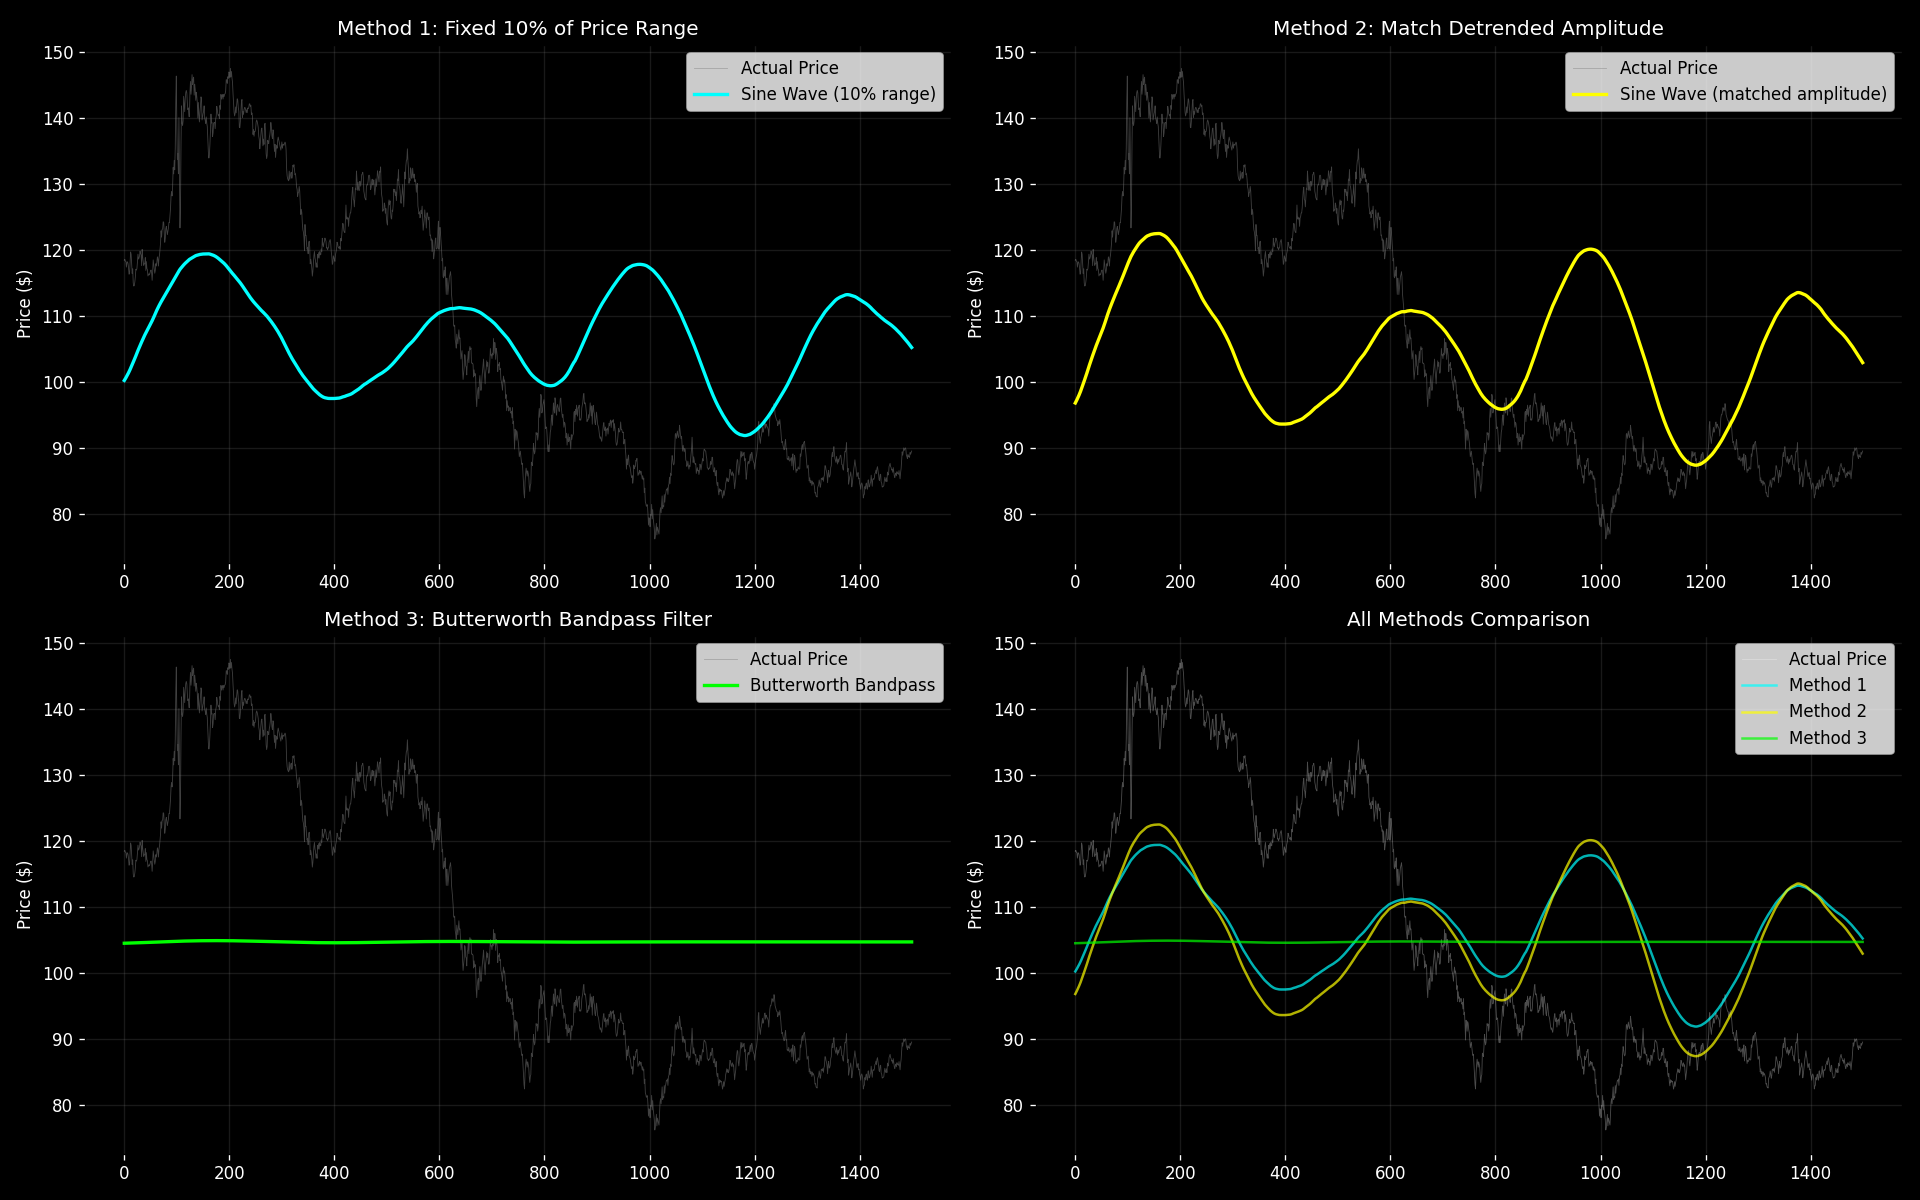

This chart was generated by the following Python code:
#!/usr/bin/env python3
"""
Test hypothesis: Maybe the scaling factor should match the actual cycle amplitude
in the detrended price data, not just be a fixed percentage of price range.

SIGMA-L might be:
1. Extract bandpass from detrended log prices (gives us the cycle component)
2. Scale this bandpass to match the amplitude of cycles in the ACTUAL log prices
3. Add back to price mean to overlay on chart

This way, the sine wave amplitude naturally matches the price swing amplitude.
"""

import sys
sys.path.append('..')
sys.path.append('../..')

import numpy as np
import matplotlib.pyplot as plt
from scipy import signal
from wavelet_bandpass import compute_wavelet_coefficients
from data_manager import DataManager

# Load TLT data
dm = DataManager('TLT')
prices, price_df = dm.get_data()

print(f"\nLoaded {len(prices)} TLT prices")

# Use last 1500 points for better visualization
recent_prices = prices[-1500:]
wavelength = 470

print(f"\n{'='*60}")
print(f"Testing wavelength: {wavelength}d")
print(f"{'='*60}")

# Standard approach: log + detrend
log_prices = np.log(recent_prices)
x = np.arange(len(log_prices))
coeffs_poly = np.polyfit(x, log_prices, 1)
trend = np.polyval(coeffs_poly, x)
detrended = log_prices - trend

# Get wavelet bandpass
complex_coeffs, _ = compute_wavelet_coefficients(detrended, wavelength, 0.10)
bandpass_normalized = np.real(complex_coeffs)

# Normalize to ±1
if np.std(bandpass_normalized) > 0:
    bandpass_normalized = bandpass_normalized / np.std(bandpass_normalized)

print(f"\nBandpass (normalized):")
print(f"  Mean: {np.mean(bandpass_normalized):.6f}")
print(f"  Std:  {np.std(bandpass_normalized):.6f}")
print(f"  Min:  {np.min(bandpass_normalized):.6f}")
print(f"  Max:  {np.max(bandpass_normalized):.6f}")

# METHOD 1: Current approach - fixed % of price range
price_mean = np.mean(recent_prices)
price_range = np.max(recent_prices) - np.min(recent_prices)
scaled_bandpass_method1 = bandpass_normalized * (price_range * 0.10) + price_mean

print(f"\nMethod 1 (10% of price range):")
print(f"  Scale factor: {price_range * 0.10:.4f}")
print(f"  Min: ${np.min(scaled_bandpass_method1):.2f}")
print(f"  Max: ${np.max(scaled_bandpass_method1):.2f}")
print(f"  Range: ${np.max(scaled_bandpass_method1) - np.min(scaled_bandpass_method1):.2f}")

# METHOD 2: Match amplitude to actual detrended price oscillations
# Measure the amplitude of oscillations in detrended log prices
detrended_amplitude = np.std(detrended)
scaled_bandpass_method2 = bandpass_normalized * detrended_amplitude

# Convert back to price space: exp(log_price + bandpass) ≈ price * exp(bandpass)
# For small bandpass: price * (1 + bandpass)
# Better approach: add to log prices then exp
log_with_bandpass = np.mean(log_prices) + scaled_bandpass_method2
prices_method2 = np.exp(log_with_bandpass)

print(f"\nMethod 2 (match detrended amplitude):")
print(f"  Detrended amplitude: {detrended_amplitude:.6f}")
print(f"  Min: ${np.min(prices_method2):.2f}")
print(f"  Max: ${np.max(prices_method2):.2f}")
print(f"  Range: ${np.max(prices_method2) - np.min(prices_method2):.2f}")

# METHOD 3: Bandpass filter the log prices directly to see natural amplitude
# Use a proper bandpass filter on log prices
nyquist = 0.5  # samples per day
low = 1.0 / (wavelength * 1.1)  # 10% bandwidth
high = 1.0 / (wavelength * 0.9)
sos = signal.butter(4, [low, high], 'bandpass', fs=1.0, output='sos')
filtered_log = signal.sosfiltfilt(sos, log_prices)
prices_method3 = np.exp(filtered_log + np.mean(log_prices))

print(f"\nMethod 3 (Butterworth bandpass on log):")
print(f"  Min: ${np.min(prices_method3):.2f}")
print(f"  Max: ${np.max(prices_method3):.2f}")
print(f"  Range: ${np.max(prices_method3) - np.min(prices_method3):.2f}")

# Plot comparison
fig, ((ax1, ax2), (ax3, ax4)) = plt.subplots(2, 2, figsize=(16, 10))
fig.patch.set_facecolor('black')

# Plot 1: Method 1 - Fixed % of range
ax1.set_facecolor('black')
ax1.plot(recent_prices, 'gray', alpha=0.5, linewidth=0.5, label='Actual Price')
ax1.plot(scaled_bandpass_method1, 'cyan', linewidth=2, label='Sine Wave (10% range)')
ax1.set_title('Method 1: Fixed 10% of Price Range', color='white', fontsize=12)
ax1.set_ylabel('Price ($)', color='white')
ax1.legend()
ax1.grid(True, alpha=0.2, color='gray')
ax1.tick_params(colors='white')

# Plot 2: Method 2 - Match detrended amplitude
ax2.set_facecolor('black')
ax2.plot(recent_prices, 'gray', alpha=0.5, linewidth=0.5, label='Actual Price')
ax2.plot(prices_method2, 'yellow', linewidth=2, label='Sine Wave (matched amplitude)')
ax2.set_title('Method 2: Match Detrended Amplitude', color='white', fontsize=12)
ax2.set_ylabel('Price ($)', color='white')
ax2.legend()
ax2.grid(True, alpha=0.2, color='gray')
ax2.tick_params(colors='white')

# Plot 3: Method 3 - Butterworth filter
ax3.set_facecolor('black')
ax3.plot(recent_prices, 'gray', alpha=0.5, linewidth=0.5, label='Actual Price')
ax3.plot(prices_method3, 'lime', linewidth=2, label='Butterworth Bandpass')
ax3.set_title('Method 3: Butterworth Bandpass Filter', color='white', fontsize=12)
ax3.set_ylabel('Price ($)', color='white')
ax3.legend()
ax3.grid(True, alpha=0.2, color='gray')
ax3.tick_params(colors='white')

# Plot 4: All three overlaid
ax4.set_facecolor('black')
ax4.plot(recent_prices, 'white', alpha=0.3, linewidth=0.5, label='Actual Price')
ax4.plot(scaled_bandpass_method1, 'cyan', linewidth=1.5, alpha=0.7, label='Method 1')
ax4.plot(prices_method2, 'yellow', linewidth=1.5, alpha=0.7, label='Method 2')
ax4.plot(prices_method3, 'lime', linewidth=1.5, alpha=0.7, label='Method 3')
ax4.set_title('All Methods Comparison', color='white', fontsize=12)
ax4.set_ylabel('Price ($)', color='white')
ax4.legend()
ax4.grid(True, alpha=0.2, color='gray')
ax4.tick_params(colors='white')

plt.tight_layout()
plt.savefig('test_smart_scaling.png', dpi=120, facecolor='black')
print(f"\nSaved: test_smart_scaling.png")
